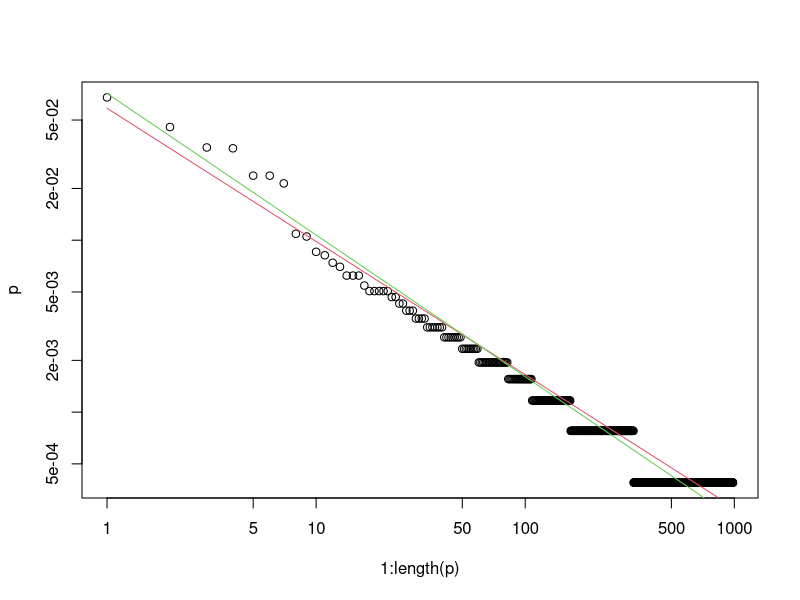

This chart was generated by the following R code:
# drawn from: https://stats.stackexchange.com/questions/6780/how-to-calculate-zipfs-law-coefficient-from-a-set-of-top-frequencies
require(stats4)
#store frequencies
fr <- c(174, 117, 89, 88, 61, 61, 55, 28, 27, 22, 21, 19, 18, 16, 16, 16, 14, 13, 13, 13, 13, 13, 12, 12, 11, 11, 10, 10, 10, 9, 9, 9, 9, 8, 8, 8, 8, 8, 8, 8, 7, 7, 7, 7, 7, 7, 7, 7, 7, 6, 6, 6, 6, 6, 6, 6, 6, 6, 6, 5, 5, 5, 5, 5, 5, 5, 5, 5, 5, 5, 5, 5, 5, 5, 5, 5, 5, 5, 5, 5, 5, 5, 4, 4, 4, 4, 4, 4, 4, 4, 4, 4, 4, 4, 4, 4, 4, 4, 4, 4, 4, 4, 4, 4, 4, 4, 4, 3, 3, 3, 3, 3, 3, 3, 3, 3, 3, 3, 3, 3, 3, 3, 3, 3, 3, 3, 3, 3, 3, 3, 3, 3, 3, 3, 3, 3, 3, 3, 3, 3, 3, 3, 3, 3, 3, 3, 3, 3, 3, 3, 3, 3, 3, 3, 3, 3, 3, 3, 3, 3, 3, 3, 3, 3, 2, 2, 2, 2, 2, 2, 2, 2, 2, 2, 2, 2, 2, 2, 2, 2, 2, 2, 2, 2, 2, 2, 2, 2, 2, 2, 2, 2, 2, 2, 2, 2, 2, 2, 2, 2, 2, 2, 2, 2, 2, 2, 2, 2, 2, 2, 2, 2, 2, 2, 2, 2, 2, 2, 2, 2, 2, 2, 2, 2, 2, 2, 2, 2, 2, 2, 2, 2, 2, 2, 2, 2, 2, 2, 2, 2, 2, 2, 2, 2, 2, 2, 2, 2, 2, 2, 2, 2, 2, 2, 2, 2, 2, 2, 2, 2, 2, 2, 2, 2, 2, 2, 2, 2, 2, 2, 2, 2, 2, 2, 2, 2, 2, 2, 2, 2, 2, 2, 2, 2, 2, 2, 2, 2, 2, 2, 2, 2, 2, 2, 2, 2, 2, 2, 2, 2, 2, 2, 2, 2, 2, 2, 2, 2, 2, 2, 2, 2, 2, 2, 2, 2, 2, 2, 2, 2, 2, 2, 2, 2, 2, 2, 2, 2, 2, 1, 1, 1, 1, 1, 1, 1, 1, 1, 1, 1, 1, 1, 1, 1, 1, 1, 1, 1, 1, 1, 1, 1, 1, 1, 1, 1, 1, 1, 1, 1, 1, 1, 1, 1, 1, 1, 1, 1, 1, 1, 1, 1, 1, 1, 1, 1, 1, 1, 1, 1, 1, 1, 1, 1, 1, 1, 1, 1, 1, 1, 1, 1, 1, 1, 1, 1, 1, 1, 1, 1, 1, 1, 1, 1, 1, 1, 1, 1, 1, 1, 1, 1, 1, 1, 1, 1, 1, 1, 1, 1, 1, 1, 1, 1, 1, 1, 1, 1, 1, 1, 1, 1, 1, 1, 1, 1, 1, 1, 1, 1, 1, 1, 1, 1, 1, 1, 1, 1, 1, 1, 1, 1, 1, 1, 1, 1, 1, 1, 1, 1, 1, 1, 1, 1, 1, 1, 1, 1, 1, 1, 1, 1, 1, 1, 1, 1, 1, 1, 1, 1, 1, 1, 1, 1, 1, 1, 1, 1, 1, 1, 1, 1, 1, 1, 1, 1, 1, 1, 1, 1, 1, 1, 1, 1, 1, 1, 1, 1, 1, 1, 1, 1, 1, 1, 1, 1, 1, 1, 1, 1, 1, 1, 1, 1, 1, 1, 1, 1, 1, 1, 1, 1, 1, 1, 1, 1, 1, 1, 1, 1, 1, 1, 1, 1, 1, 1, 1, 1, 1, 1, 1, 1, 1, 1, 1, 1, 1, 1, 1, 1, 1, 1, 1, 1, 1, 1, 1, 1, 1, 1, 1, 1, 1, 1, 1, 1, 1, 1, 1, 1, 1, 1, 1, 1, 1, 1, 1, 1, 1, 1, 1, 1, 1, 1, 1, 1, 1, 1, 1, 1, 1, 1, 1, 1, 1, 1, 1, 1, 1, 1, 1, 1, 1, 1, 1, 1, 1, 1, 1, 1, 1, 1, 1, 1, 1, 1, 1, 1, 1, 1, 1, 1, 1, 1, 1, 1, 1, 1, 1, 1, 1, 1, 1, 1, 1, 1, 1, 1, 1, 1, 1, 1, 1, 1, 1, 1, 1, 1, 1, 1, 1, 1, 1, 1, 1, 1, 1, 1, 1, 1, 1, 1, 1, 1, 1, 1, 1, 1, 1, 1, 1, 1, 1, 1, 1, 1, 1, 1, 1, 1, 1, 1, 1, 1, 1, 1, 1, 1, 1, 1, 1, 1, 1, 1, 1, 1, 1, 1, 1, 1, 1, 1, 1, 1, 1, 1, 1, 1, 1, 1, 1, 1, 1, 1, 1, 1, 1, 1, 1, 1, 1, 1, 1, 1, 1, 1, 1, 1, 1, 1, 1, 1, 1, 1, 1, 1, 1, 1, 1, 1, 1, 1, 1, 1, 1, 1, 1, 1, 1, 1, 1, 1, 1, 1, 1, 1, 1, 1, 1, 1, 1, 1, 1, 1, 1, 1, 1, 1, 1, 1, 1, 1, 1, 1, 1, 1, 1, 1, 1, 1, 1, 1, 1, 1, 1, 1, 1, 1, 1, 1, 1, 1, 1, 1, 1, 1, 1, 1, 1, 1, 1, 1, 1, 1, 1, 1, 1, 1, 1, 1, 1, 1, 1, 1, 1, 1, 1, 1, 1, 1, 1, 1, 1, 1, 1, 1, 1, 1, 1, 1, 1, 1, 1, 1, 1, 1, 1, 1, 1, 1, 1, 1, 1, 1, 1, 1, 1, 1, 1, 1, 1, 1, 1, 1, 1, 1, 1, 1, 1, 1, 1, 1, 1, 1, 1, 1, 1, 1, 1, 1, 1, 1, 1, 1, 1, 1, 1, 1, 1, 1, 1, 1, 1, 1, 1, 1, 1, 1, 1, 1, 1, 1, 1, 1, 1, 1, 1, 1, 1, 1, 1, 1, 1, 1, 1, 1, 1, 1, 1, 1, 1, 1, 1, 1, 1, 1, 1, 1, 1, 1, 1, 1, 1, 1, 1, 1, 1, 1, 1, 1, 1, 1, 1, 1, 1, 1, 1, 1, 1, 1, 1, 1, 1, 1, 1, 1, 1, 1, 1, 1, 1, 1, 1, 1, 1, 1, 1, 1, 1, 1, 1, 1, 1, 1, 1, 1, 1, 1, 1, 1, 1, 1, 1, 1, 1)

#turn frequencies into probabilities        
p <- fr/sum(fr)

#calculate the
lzipf <- function(s,N) -s*log(1:N)-log(sum(1/(1:N)^s))

opt.f <- function(s) sum((log(p)-lzipf(s, length(p)))^2)

opt <- optimize(opt.f,c(0.5, length(p)))
ll <- function(s) sum(fr*(s*log(1:length(p))+log(sum(1/(1:length(p))^s))))

fit <- mle(ll, start=list(s=1))
summary(fit)

s.sq <-opt$minimum
s.ll <- coef(fit)
plot(1:length(p),p,log="xy")
lines(1:length(p),exp(lzipf(s.sq,length(p))),col=2)
lines(1:length(p),exp(lzipf(s.ll,length(p))),col=3)

